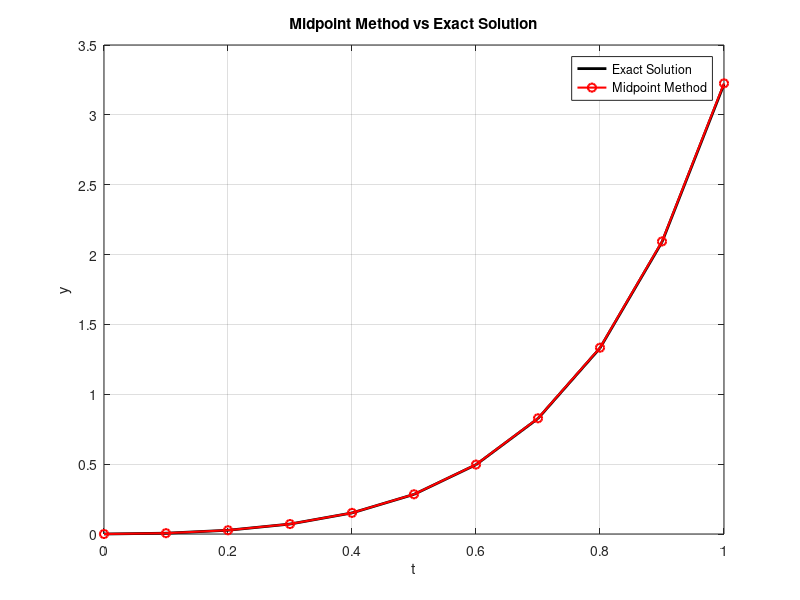

The MATLAB script that drew this image:
% y′=te^(3t)−2y, y(0)=0, 0≤t≤1, h=0.1

% Problem
f = @(t,y) t*exp(3*t) - 2*y;

% Exact Solution
y_sol = @(t) 1/25*((5*t-1).*exp(3*t) + exp(-2*t));

% Parameters
a = 0;
b = 1;
y0 = 0;
h = 0.1;

% Steps
N = (b-a)/h;

% Arrays
t = a:h:b;
y = zeros(1,N+1);

% Initial Condition
y(1) = y0;

% Midpoint Method
for i = 1:N
    k1 = f(t(i),y(i));
    k2 = f(t(i)+h/2,y(i)+(h/2)*k1)
    y(i+1) = y(i) + h*k2;
end

% Exact Solution
y_exact = y_sol(t);

% Absolute Error
error = abs(y-y_exact);

% Results Table
fprintf('t\t y\t\t y_exact\t error\n')
for j = 1:N
    fprintf('%.1f\t %.6f\t %.6f\t %.6f\n', t(j), y(j), y_exact(j), error(j))
end

% Plot
figure;

plot(t,y_exact,'k','LineWidth',2)
hold on

plot(t,y,'ro-','LineWidth',1.5)

xlabel('t')
ylabel('y')
title('Midpoint Method vs Exact Solution')
legend('Exact Solution','Midpoint Method')
grid on
